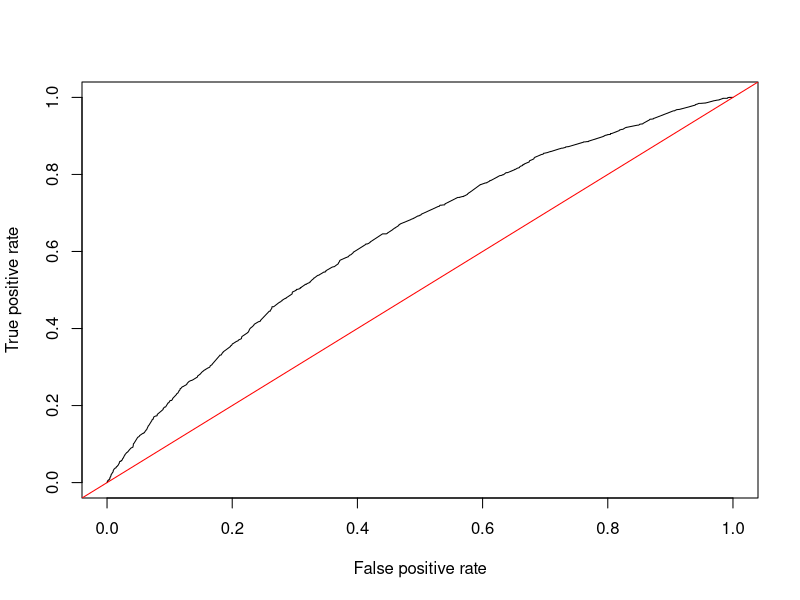

This chart was generated by the following R code:
# ------------------
# 로지스틱 회귀분석 - 기본 원리
# ------------------

# 로지스틱 회귀분석은 회귀분석의 선형성 가정이 위반되었다는 것에서 출발합니다. 
# 종속변수가 범주형이면 선형성 가정이 위반됩니다. 
# 이러한 문제를 피하기 위해서는 로그변환을 합니다. 
# 로짓변환: 로그변환을 하는 이유는 비선형 관계를 선형관계로 바꾸어 선형성 가정이 위반 된 것을 보완하기 위함입니다. 
# 최대우도추정: 결과변수의 값을 잘 추정할 수 있는 매개변수를 찾아야 하는데, 이 때 필요한 기법이 최대우도추정이다. 관측값이 발생할 가장 큰 계수를 찾는다는 뜻. 

# 로지스틱 회귀분석의 특징은 다음과 같습니다. 
# 분석목적: 종속변수와 독립변수 간의 관계를 통해서 예측 모델을 생성합니다. 
# 회귀분석과의 차이점: 종속변수는 반드시 범주형 변수이어야 합니다. 
# 이항형: Yes/No, 다항형: 예) Iris의 Species 칼럼
# 정규성: 정규분포 대신에 이항분포를 따릅니다. 
# 로짓변환: 종속변수의 출력범위를 0과 1로 조정하는 과정을 의미합니다. 
#### I. 이항분류 기존 방식 #### 
#### 단계 1. 데이터 가져오기 ####
# setwd("~/Documents/R_edu") 사용하지 않습니다. 
loan_data <- read.csv("R_NCS_2020/3_day/data/cleaned_loan_data.csv", stringsAsFactors = FALSE)

head(loan_data)
str(loan_data)

# 데이터 변환의 이유, 1, 0은 숫자가 아니다. 범주형이다. 
loan_data$loan_status <- as.factor(loan_data$loan_status)


#### 단계 2. 데이터 분리 ####
library(caret)

inTrain <- createDataPartition(y = loan_data$loan_status, p=0.6, list = FALSE)
train_loan <- loan_data[inTrain,]
test_loan  <- loan_data[-inTrain,]
dim(train_loan)

#### 단계 3. 모형 개발 #### 
options(scipen = 100)
null_modle <- glm(loan_status ~ 1, family = "binomial", data = loan_data)
log_model <- glm(loan_status ~ loan_amnt + grade, family = "binomial", data = loan_data)

summary(log_model)

# 카이제곱 통계량 및 유의확률 구하기
anova(null_modle, log_model, test = "Chisq")

# 승산비 구하는 법
t(exp(log_model$coefficients))

# 신뢰구간 구하기
exp(confint(log_model))

# glm은 F 검정 통계량과 모델의 설명력은 제공되지 않는다. 
# glm 모형 성능에 관한 내용은, 이탈도, 로그가능도, R 통계량, 왈드 통계량, 호스머-렘쇼 측도, AIC 정보기준 (아카이케), 승산비 등이 있다. 
# 위 개념에 대한 기본적인 설명은 교재를 참고한다. 
# 지나치게 통계 이론으로 갈 여지가 있어서, 이 부분은 추후 통계 과정을 통해서 학습하는 것을 권한다. 
# 본 수업은 지도학습에 대한 머신러닝 과정이다.  
# 혼동 행렬에 대한 기본 개념을 익힘으로써, 분류문제에 관한 모형 평가를 더 자세히 공부할 수 있기 때문이다. 
# 만약 자세히 공부하기 원한다면 유쾌한 The R Book에서 관련 내용을 공부하시기를 권면한다. 

#### 단계 4. 모형 예측 ####
pred <- predict(log_model, newdata = test_loan, type = "response")
# type = "response" 속성은 예측 결과를 0~1사이의 확률값으로 반환한다. 
#### 단계 5. 예측치를 이항형으로 변환 ####
# 예측치가 0.15 이상이면 1, 0.15 미만이면 0
# 일단, 0.15인지는 메뉴얼 참조
result_pred <- ifelse(pred > 0.15, 1, 0)

#### 단계 6. 분류 정확도 계산 ####
table(test_loan$loan_status, result_pred)

#### 단계 7. 분류 정확도 계산 ####
# 혼동 매트릭스에 대한 설명은 교재 참조
# 정확도 계산
(5065 + 321) / (5065 + 321 + 1401 + 485)

#### 단계 8. ROC Curve를 이용한 모델 평가 & AUC ####
library(ROCR)
par(mfrow = c(1,1))
pr <- prediction(pred, test_loan$loan_status)
prf <- performance(pr, measure = "tpr", x.measure = "fpr")
plot(prf)
abline(0, 1, col = "red")
## -- 
# AUC = Area Under Curve의 뜻으로
auc <- performance(pr, measure = "auc")
auc <- auc@y.values[[1]]; auc
